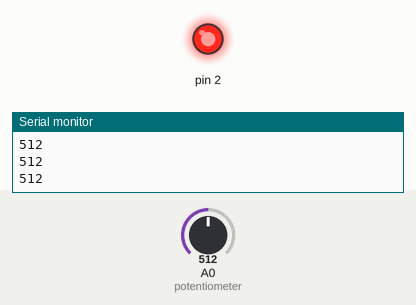
Recording of a sketch running on a simulated Arduino Uno, built with avr-gcc and run on an emulated ATmega328P. Parts: output pins drawn as LEDs (lit = HIGH), the last lines printed to the serial monitor. Inputs (shaded band) come from the test bench; at power-on: A0 (potentiometer) = 512.

Above: at 1.2 s.
1.3 s: A0 (potentiometer) set to 418
2.8 s: A0 (potentiometer) set to 383
At 3.2 s:
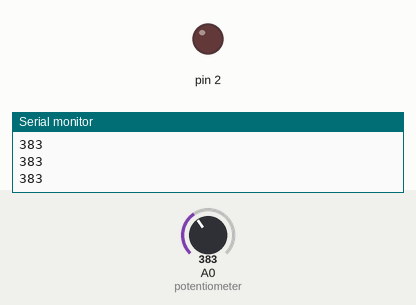
4.3 s: A0 (potentiometer) set to 410
At 5.5 s:
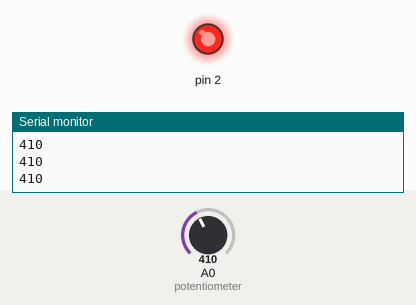
5.8 s: A0 (potentiometer) set to 390
At 6.7 s:
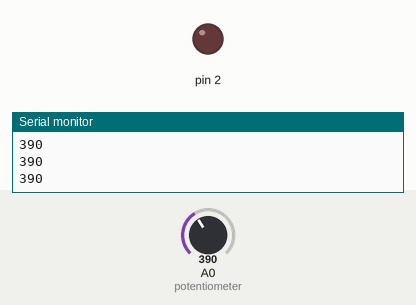
Timing chart, 0 to 8.3 s (numbered marks = the images above; inputs shaded):
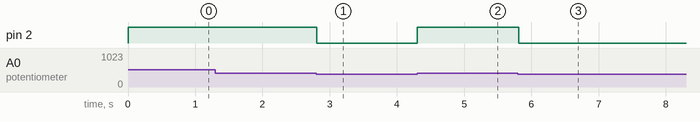

The sketch:

sketch.ino
```cpp
// Nikita Shyshkevych

void setup()
{
  Serial.begin(9600);
  pinMode(2, OUTPUT);

}

void loop()
{
  int knobValue = analogRead(A0);
  Serial.println(knobValue);
  if (knobValue >= 400)
  {
      digitalWrite(2, HIGH);
  }
  else
  {
    digitalWrite(2, LOW);
  }
}
```

Measured:
- the behaviour switches between 400 and 399 on A0 (potentiometer) (found by bisection; images 0 and 1)
- after the input at 2.8 s, pin 2: HIGH → LOW at once
- after the input at 4.3 s, pin 2: LOW → HIGH at once
- after the input at 5.8 s, pin 2: HIGH → LOW at once
